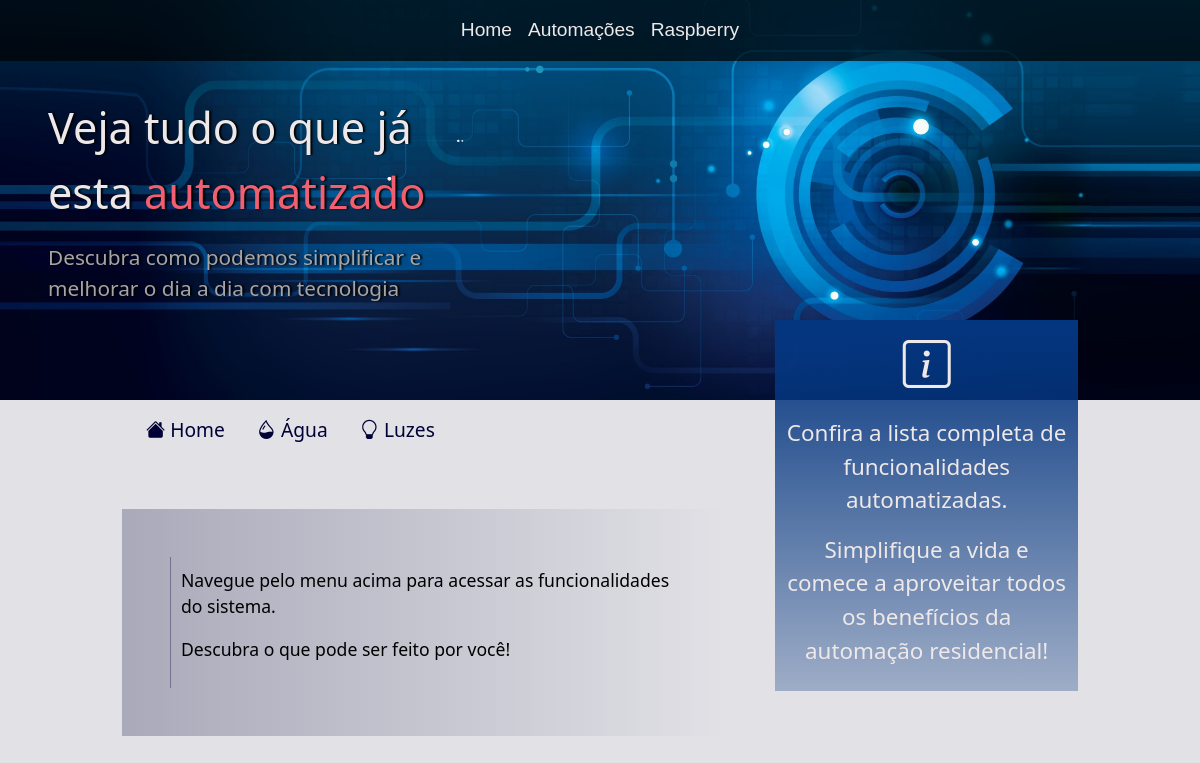
The app's page /automation/ with its own data.
### automation/models.py (models this page shows)
class Banner(models.Model):
    title = models.CharField(max_length=150)
    title_highlight = models.CharField(max_length=150, blank=True)
    title_finish = models.CharField(max_length=150, blank=True)
    subtitle = models.CharField(max_length=150)
    is_active = models.BooleanField(default=False)
    objects = ActiveManager()

class SubNav(models.Model):
    title = models.CharField(max_length=65)
    url = models.CharField(max_length=65)
    icon = models.CharField(max_length=40)
    is_active = models.BooleanField(default=False)
    objects = ActiveManager()

class SubNavContent(models.Model):
    title = models.CharField(max_length=65)
    content = models.TextField()
    subcontent = models.TextField()
    function_button = models.CharField(max_length=65, blank=True)
    is_active = models.BooleanField(default=False)
    objects = ActiveManager()

### automation/views.py (the view)
# urls.py: path('', views.index, name='home'),
def index(request):
    page = 'Home'
    context = {
        'banner': banner(),
        'tabs': subnav(),
        'content':  {
            'info': subnav_content(page),
        },
        'is_home': True,
        'additional_js': False,
    }
    return render(request, 'automation/pages/home.html', context)

### automation/models.py (called while the page is built)
    def get_active(self):
        return self.filter(
            is_active=True
        )

### automation/views.py (called while the page is built)
def banner():
    banner = Banner.objects.get_active().first()
    return {
        'title': banner.title,
        'title_highlight': banner.title_highlight,
        'title_finish': banner.title_finish,
        'subtitle': banner.subtitle,
    }

def subnav():
    info_db = SubNav.objects.get_active().all()
    subnav = {}
    for nav in info_db:
        subnav.update({
            nav.title: {
                'title': nav.title,
                'url': nav.url,
                'icon': nav.icon
            }
        })
    return subnav

def subnav_content(subnav_page):
    contents_page = SubNavContent.objects.get_active().filter(title=subnav_page)
    info = {}
    for content in contents_page:
        info.update({
            content.id: {
                'content': content.content,
                'subcontent': content.subcontent,
                'button': content.function_button,
            }
        })
    return info

### automation/templates/automation/pages/home.html (shortened to what this page needs)
{% extends 'global/base.html' %}
{% block content %}
    <article>
        <section class="banner-sections automation">
            <div class="banner-content p-5 col-md-5 mt-3">
                <p class='banner-title'>
                    {{ banner.title }}
                    <span class='banner-title-highlight'>{{ banner.title_highlight }}</span>
                </p>
                <p class='banner-subtitle'>
                    {{ banner.subtitle }}
                </p>
            </div>
        </section>
        <section class="container-fluid text-center banner-cards">
            <div class="row col-md-10 offset-md-1">
                {% if is_home %}
                    <div class="col-md-8 mb-1 text-center banner-cards-cancel">
                {% else %}
                    <div class="col-md-12 mb-1 text-center banner-cards-cancel">
                {% endif %}
                    <div class="text-center">
                        <ul class="nav nav-tabs-custom p-2">
                            {% for key, value in tabs.items %}
                            <li class="nav-item">
                                <a class="nav-link" href="{% url value.url %}"><i class="bi {{value.icon}}"></i> {{ value.title }} </a>
                            </li>
                            {% endfor %}
                        </ul>
                    </div>
                    <div class="row col-12 mt-5">
                        {% for paragraph, paragraph_value in content.info.items %}
                            <div class="content-home mb-2">
                                <div class="p-5 nav-content">
                                    <div class="nav-content-txt">
                                        <p class="card-text">{{ paragraph_value.content }}</p>
                                        <div class="row">
                                            <p class="d-flex">
                                                {{ paragraph_value.subcontent }}
                                            </p>
                                        </div>
                                    </div>
                                </div>
                            </div>
                        {% endfor %}
                    </div>
                </div>
                {% if is_home %}
                    <div class="col-md-4 mb-1">
                        <div class="card-home p-2">
                            <i class="bi bi-info-square"></i>
                            <p>
                                Confira a lista completa de funcionalidades automatizadas.
                            </p>
                            <p>
                                Simplifique a vida e comece a aproveitar todos os benefícios da automação residencial!
                            </p>
                        </div>
                    </div>
                {% endif %}
            </div>
        </section>
    </article>
{% endblock content %}
{% block js %}
    {% if additional_js %}
        {% load static %}
    {% endif %}
{% endblock js %}

### base_templates/global/base.html (shortened to what this page needs)
<!DOCTYPE html>
<html lang="pt-BR">
    <head>
        {% include 'global/partials/head.html' %}
    </head>
    <body>
        {% include 'global/partials/header.html' %}
        {% block content %} {% endblock content %}
    </body>
</html>

### base_templates/global/partials/head.html (shortened to what this page needs)
{% load static %}
<link rel="stylesheet" href="{% static 'global/css/style.css' %}">
<link rel="stylesheet" href="{% static 'global/css/bootstrap.min.css' %}">
<link rel="stylesheet" href="https://cdn.jsdelivr.net/npm/bootstrap-icons@1.10.3/font/bootstrap-icons.css">

### base_templates/global/partials/header.html (shortened to what this page needs)
<nav class="navbar navbar-expand-lg">
    <div class="container-fluid">
        <div class="collapse navbar-collapse col-md-4 offset-md-4 mx-auto justify-content-center" id="navbarNav">
            <ul class="navbar-nav">
                <li class="nav-item">
                    <a class="nav-link active nav-a" aria-current="page" href="{% url 'home:home' %}">
                        Home
                    </a>
                </li>
                <li class="nav-item">
                    <a class="nav-link active nav-a" aria-current="page" href="{% url 'automation:home' %}">
                        Automações
                    </a>
                </li>
                <li class="nav-item">
                    <a class="nav-link active nav-a" aria-current="page" href="{% url 'raspberry:home' %}">
                        Raspberry
                    </a>
                </li>
            </ul>
        </div>
    </div>
</nav>

### base_static/global/css/style.css (style rules this page uses)
:root { --nav-color: #eee8e8; --nav-color-hover : #c6a797; --banner-title-color: #eee8e8; --banner-subtitle-color: #a7a4a4; --banner-title-hl : #f15f70; --banner-btn : #e38aa7; --banner-btn-hover : #f1384d; --banner-btn-rainbow-one: #ed6ea0; --banner-btn-rainbow-two: #f85591; --banner-btn-rainbow-three: #0cb7f2; --shadow-black: #000; --titles: rgb(0,0,54); }
body { background: rgb(225,225,230) !important; }
.navbar { top:0 !important; position: fixed !important; display: block !important; background: rgba(0, 0, 0, 0.7); z-index: 999; }
nav { width: 100%; min-height: 3.5rem; transition: background-color 0.5s ease; }
.nav-a { color: var(--nav-color) !important; font-size: 1.2rem; font-family: Helvetica, sans-serif; }
.banner-sections { display: flex; width: 100%; z-index: -1; }
.banner-content { display: flex; flex-direction: column; justify-content: center; z-index: 1; }
.banner-title { font-size: 2.7rem; color: var(--banner-title-color); text-shadow: var(--shadow-black) 0.125rem 0 0.125rem; }
.banner-title-highlight { color: var(--banner-title-hl); }
.banner-subtitle { font-size: 1.3rem; color: var(--banner-subtitle-color); text-shadow: var(--shadow-black) 0.125rem 0 0.125rem !important; }
.banner-cards { margin-top: -5rem; }
.banner-cards-cancel { margin-top: 5rem !important; }
.card-home { position: relative; z-index: 1; min-height: 10rem; background-image: linear-gradient(to top, rgba(4,54,128,0.3), rgba(4,54,128,1)); transition: background-color 0.5s ease; }
.card-home > i { font-size: 3rem; color: var(--banner-title-color); margin-top: 1rem; }
.card-home > p { font-size: 1.4rem; font-weight: 500; color: var(--banner-title-color); margin-top: 1rem; }
.automation { background: url("/static/global/img/automation.jpg"); background-position: center; background-repeat: no-repeat; -webkit-background-size: cover; -moz-background-size: cover; -o-background-size: cover; background-size: cover; z-index: -1; min-height: 50vh; }
.nav-tabs-custom { font-size: 1.2rem; }
.nav-tabs-custom > li > a { text-decoration: none; color: var(--titles)!important; }
.content-home { display: flex; z-index: 1; }
.nav-content { min-width: 50%; background-image: linear-gradient(to right, rgba(114,115,142, 0.5), rgba(225,225,230,1)); color: #000; }
.nav-content-txt { text-align: start; font-size: 1.1rem; border-left: rgba(114,115,142) solid 1px; padding: 10px; }

### records on screen
Banner: title "Veja tudo o que já esta", title_highlight "automatizado", subtitle "Descubra como podemos simplificar e melhorar o dia a dia com tecnologia"
SubNav: title "Home"
SubNav: title "Água"
SubNav: title "Luzes"
SubNavContent: content "Navegue pelo menu acima para acessar as funcionalidades do sistema.", subcontent "Descubra o que pode ser feito por você!"
